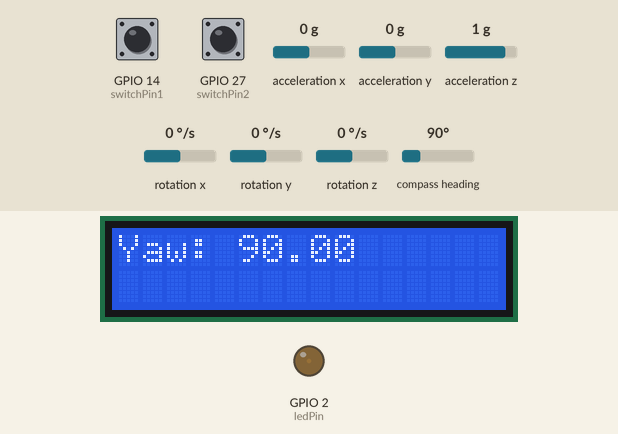
A sketch run on a simulated ESP32. Shown: 16×2 character LCD, output pins drawn as LEDs (lit = HIGH). The inputs (shaded band) are chosen by the test bench; at power-on: compass heading 90°, GPIO 14 (switchPin1) HIGH, GPIO 27 (switchPin2) HIGH, acceleration x 0 g, acceleration y 0 g, acceleration z 1 g, rotation x 0 °/s, rotation y 0 °/s, rotation z 0 °/s. What the sketch prints to the serial monitor is not drawn.

Above: at 4.6 s.
4.7 s: compass heading set to 7°
At 8.7 s:
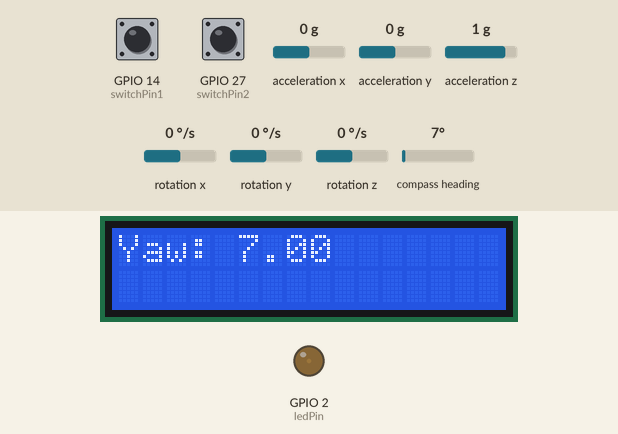
13.5 s: GPIO 14 (switchPin1) pulled LOW for 2.6 s
At 17.2 s:
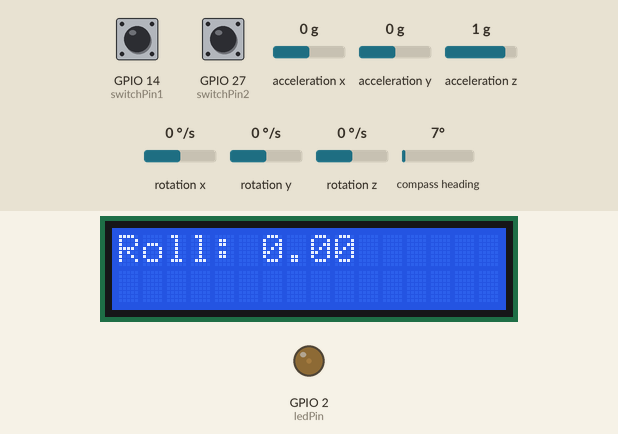
21.5 s: GPIO 27 (switchPin2) pulled LOW for 2.6 s
At 24.4 s:
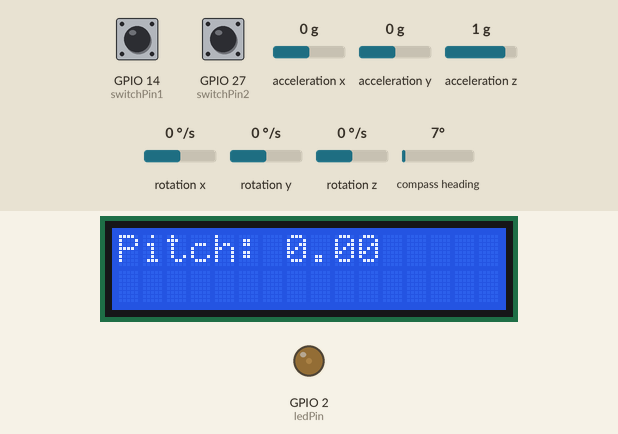
29.5 s: compass heading set to 180°
At 33.0 s:
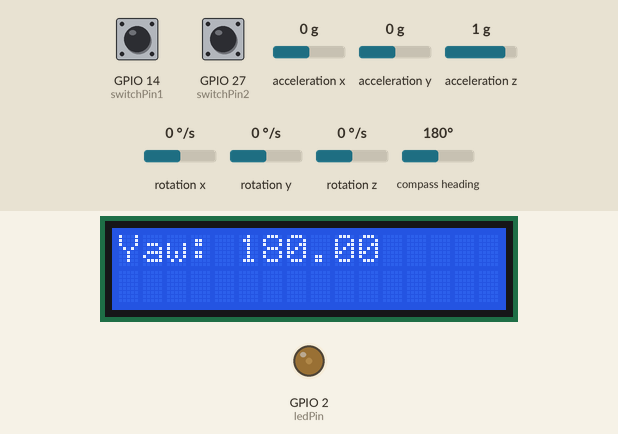
37.5 s: compass heading set to 269°
At 41.5 s:
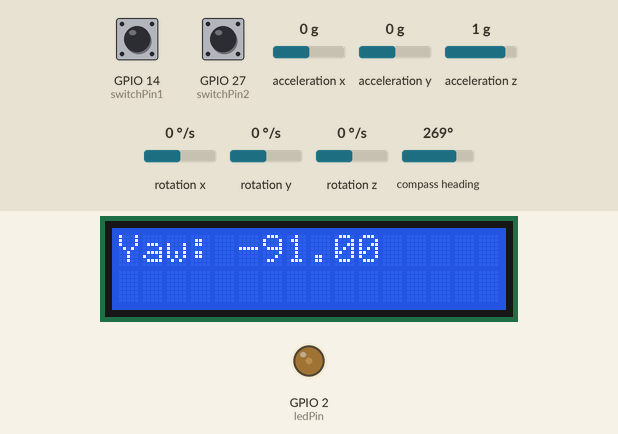
45.5 s: GPIO 14 (switchPin1) pulled LOW for 2.6 s
At 48.7 s:
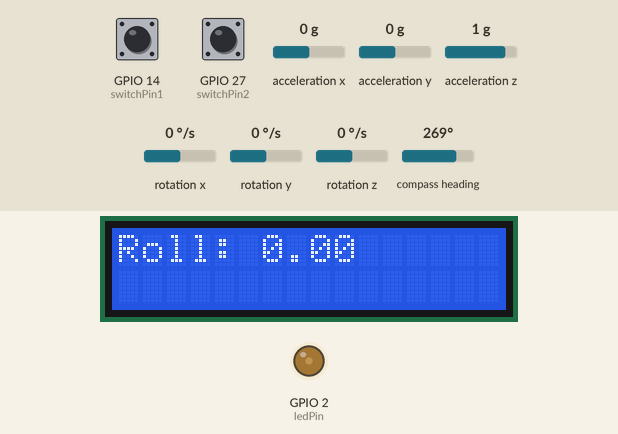
Timing chart, 0 to 57.6 s (numbered marks = the images above; inputs shaded):
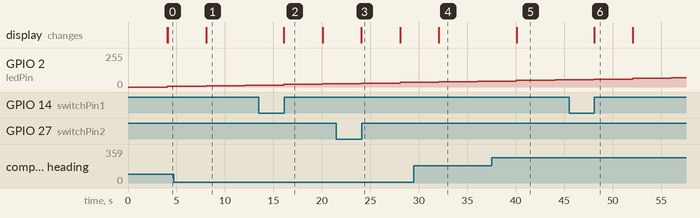

Measured:
- after the input at 4.7 s, the display: changes after 3.4 s (image 1)
- after the input at 13.5 s, the display: changes after 2.6 s (image 2)
- after the input at 21.5 s, the display: changes after 2.6 s (image 3)
- after the input at 29.5 s, the display: changes after 2.6 s (image 4)
- after the input at 37.5 s, the display: changes after 2.6 s (image 5)
- after the input at 45.5 s, the display: changes after 2.6 s (image 6)

The sketch:

sketch_switch.ino
```cpp
#include <Wire.h>
#include <MPU9250.h>
#include <LCDI2C_Multilingual.h>
#include <freertos/FreeRTOS.h>
#include <freertos/task.h>
#include <Ticker.h>

MPU9250 mpu;
LCDI2C_Symbols lcd(0x27, 16, 2);  // I2C 주소 0x27의 16x2 LCD

int ledPin = 2;  // LED 핀 번호
int pwmChannel = 0;  // PWM 채널
int pwmValue = 0;  // PWM 값 (0~255)
bool increasing = true;  // PWM 증가/감소 플래그

int switchPin1 = 14; // 로커 스위치 1번 핀 (NO)
int switchPin2 = 27; // 로커 스위치 2번 핀 (NC)

Ticker ticker;

TaskHandle_t imuTaskHandle = NULL;
TaskHandle_t lcdTaskHandle = NULL;
TaskHandle_t ledTaskHandle = NULL;

int displayMode = 0; // 0: Roll, 1: Pitch, 2: Yaw

// 타이머 인터럽트로 호출될 함수
void wakeUpTasks() {
  if (imuTaskHandle != NULL) {
    xTaskNotifyGive(imuTaskHandle);
  }
  if (lcdTaskHandle != NULL) {
    xTaskNotifyGive(lcdTaskHandle);
  }
  if (ledTaskHandle != NULL) {
    xTaskNotifyGive(ledTaskHandle);
  }
}

// IMU 데이터 처리 TASK
void imuTask(void *pvParameters) {
  while (1) {
    ulTaskNotifyTake(pdTRUE, portMAX_DELAY);  // Task가 Notification을 받을 때까지 대기

    if (mpu.update()) {
      // Roll, Pitch, Yaw 값을 시리얼 모니터에 출력
      Serial.print("Roll: "); Serial.print(mpu.getRoll(), 2);
      Serial.print(", Pitch: "); Serial.print(mpu.getPitch(), 2);
      Serial.print(", Yaw: "); Serial.println(mpu.getYaw(), 2);
    } else {
      Serial.println("Failed to read data from MPU9250.");
    }
  }
}

// LCD에 선택된 각도 표시 TASK
void lcdTask(void *pvParameters) {
  while (1) {
    ulTaskNotifyTake(pdTRUE, portMAX_DELAY);  // Task가 Notification을 받을 때까지 대기

    // 스위치 상태를 읽어 displayMode 설정
    int switchState1 = digitalRead(switchPin1);
    int switchState2 = digitalRead(switchPin2);

    if (switchState1 == LOW) {
      displayMode = 0;  // Roll 모드
    } else if (switchState2 == LOW) {
      displayMode = 1;  // Pitch 모드
    } else {
      displayMode = 2;  // Yaw 모드
    }

    lcd.clear();
    lcd.setCursor(0, 0);

    if (displayMode == 0) {
      lcd.print("Roll: "); lcd.print(mpu.getRoll(), 2);
    } else if (displayMode == 1) {
      lcd.print("Pitch: "); lcd.print(mpu.getPitch(), 2);
    } else if (displayMode == 2) {
      lcd.print("Yaw: "); lcd.print(mpu.getYaw(), 2);
    }
  }
}

// LED 밝기 제어 TASK
void ledTask(void *pvParameters) {
  while (1) {
    ulTaskNotifyTake(pdTRUE, portMAX_DELAY);  // Task가 Notification을 받을 때까지 대기

    if (increasing) {
      pwmValue += 5;  // PWM 값 증가
      if (pwmValue >= 255) {
        pwmValue = 255;
        increasing = false;  // 최대 밝기 도달 시 감소로 전환
      }
    } else {
      pwmValue -= 5;  // PWM 값 감소
      if (pwmValue <= 0) {
        pwmValue = 0;
        increasing = true;  // 최소 밝기 도달 시 증가로 전환
      }
    }

    // PWM으로 LED의 밝기를 제어
    ledcWrite(2, pwmValue);
  }
}

void setup() {
  Serial.begin(115200);  // 시리얼 통신 초기화
  Wire.begin();  // I2C 통신 초기화
  pinMode(ledPin, OUTPUT);

  // PWM 설정
  ledcAttach(2, 5000, 8);  // 채널 0, 5kHz 주파수, 8비트 해상도

  // 스위치 핀 초기화
  pinMode(switchPin1, INPUT_PULLUP); // 내부 풀업 저항 활성화
  pinMode(switchPin2, INPUT_PULLUP); // 내부 풀업 저항 활성화

  // LCD 초기화
  lcd.init();
  lcd.backlight();

  // MPU9250 초기화
  if (!mpu.setup(0x68)) {  // I2C 주소 0x68로 초기화 시도
    Serial.println("MPU9250 initialization failed. Please check wiring or I2C address.");
    while (1);  // 무한 루프 (초기화 실패 시 프로그램 멈춤)
  } else {
    Serial.println("MPU9250 initialized successfully!");
  }

  // FreeRTOS Task 생성
  xTaskCreate(imuTask, "IMU Task", 2048, NULL, 1, &imuTaskHandle);
  xTaskCreate(lcdTask, "LCD Task", 2048, NULL, 1, &lcdTaskHandle);
  xTaskCreate(ledTask, "LED Task", 2048, NULL, 1, &ledTaskHandle);

  // 40ms마다 wakeUpTasks 함수를 호출하도록 설정
  ticker.attach_ms(4000, wakeUpTasks);
}

void loop() {
  // FreeRTOS가 실행되므로 loop는 빈 상태로 둡니다.
}
```
